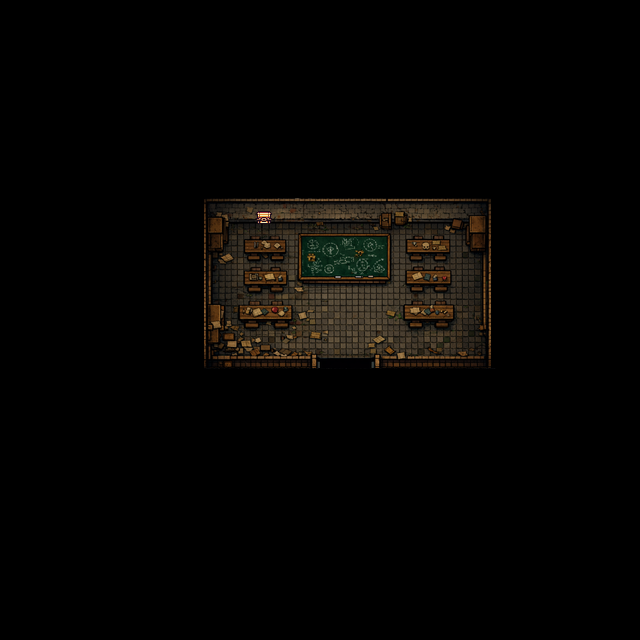

Rendered tile map (Tiled .tmx) drawn with the repository's tilesets; below, a short description and the map source with its tile grids summarised:
An orthogonal 40x40 tile map with 16x16 px tiles, 2 tile layers (Calque de Tuiles 1, Calque de Tuiles 2), 2 tilesets and 48 objects (45x collision, enemy_spawn, spawn_school_class, exit_school_class).

<map version="1.10" tiledversion="1.11.2" orientation="orthogonal" renderorder="right-down" width="40" height="40" tilewidth="16" tileheight="16" infinite="0" nextlayerid="5" nextobjectid="50">
 <tileset firstgid="1" source="School-class_.tsx" />
 <tileset firstgid="401" source="All_Chest_Sprites_Combined.tsx" />
 <layer id="1" name="Calque de Tuiles 1" width="40" height="40">
  <data>[1600 cells, 228 non-empty, 227 distinct tile ids]</data>
 </layer>
 <objectgroup id="4" name="enemy_spawn">
  <object id="48" type="enemy_spawn" x="455.914" y="334.691" width="10" height="10" />
 </objectgroup>
 <layer id="3" name="Calque de Tuiles 2" width="40" height="40">
  <data>[1600 cells, 1 non-empty, 1 distinct tile ids]</data>
 </layer>
 <objectgroup id="2" name="Calque d'Objets 1">
  <object id="1" type="collision" x="375.333" y="355" width="116.667" height="14.6667" />
  <object id="2" type="collision" x="486" y="200" width="6.33333" height="157.667" />
  <object id="3" type="collision" x="468" y="213.667" width="20.6667" height="36" />
  <object id="4" type="collision" x="203.333" y="198.333" width="283.333" height="24.3333" />
  <object id="5" type="collision" x="203.333" y="222.333" width="19" height="28" />
  <object id="6" type="collision" x="223" y="223.667" width="4.33333" height="21.3333" />
  <object id="7" type="collision" x="243.667" y="238.667" width="43.3333" height="14.6667" />
  <object id="8" type="collision" x="249.455" y="254.182" width="10.3636" height="5.63636" />
  <object id="9" type="collision" x="272.182" y="253.636" width="11.2727" height="5.63636" />
  <object id="10" type="collision" x="244.727" y="270.909" width="42.3636" height="14.3636" />
  <object id="11" type="collision" x="250" y="285.091" width="10.5455" height="6" />
  <object id="12" type="collision" x="271.636" y="284.727" width="11.4545" height="6" />
  <object id="13" type="collision" x="250.909" y="267.455" width="10.9091" height="3.27273" />
  <object id="14" type="collision" x="270" y="266.545" width="10.3636" height="5.45455" />
  <object id="15" type="collision" x="249.818" y="300.727" width="10.7273" height="4.54545" />
  <object id="16" type="collision" x="238.364" y="305.091" width="53.8182" height="15.0909" />
  <object id="17" type="collision" x="271.636" y="301.091" width="10.9091" height="4.36364" />
  <object id="18" type="collision" x="246" y="320.364" width="13.2727" height="6.54545" />
  <object id="19" type="collision" x="275.818" y="319.818" width="12.1818" height="8.90909" />
  <object id="20" type="collision" x="202.667" y="250.333" width="8.66667" height="118.667" />
  <object id="21" type="collision" x="202" y="356.667" width="114" height="13.3333" />
  <object id="22" type="collision" x="201.667" y="303.667" width="23" height="23.3333" />
  <object id="23" type="collision" x="202" y="326.333" width="17" height="17" />
  <object id="24" type="collision" x="297.667" y="233.333" width="93.3333" height="48.3333" />
  <object id="25" type="collision" x="379.818" y="222.727" width="11.8182" height="5.63636" />
  <object id="26" type="collision" x="452" y="222.364" width="16" height="6" />
  <object id="27" type="collision" x="465.455" y="228.364" width="3.27273" height="16" />
  <object id="28" type="collision" x="406" y="239.273" width="44" height="13.6364" />
  <object id="29" type="collision" x="410" y="253.273" width="12" height="7.27273" />
  <object id="30" type="collision" x="436.182" y="252.545" width="9.09091" height="8" />
  <object id="31" type="collision" x="433.455" y="256.182" width="4.90909" height="3.45455" />
  <object id="32" type="collision" x="414" y="235.636" width="9.09091" height="4.36364" />
  <object id="33" type="collision" x="433.818" y="235.091" width="10" height="4.18182" />
  <object id="34" type="collision" x="406.364" y="270.182" width="45.4545" height="14.3636" />
  <object id="35" type="collision" x="413.091" y="266" width="9.63636" height="4.54545" />
  <object id="36" type="collision" x="434" y="266" width="11.6364" height="3.27273" />
  <object id="37" type="collision" x="411.455" y="285.455" width="12.5455" height="7.09091" />
  <object id="38" type="collision" x="434.182" y="284.909" width="13.2727" height="6.72727" />
  <object id="39" type="collision" x="403.636" y="303.818" width="51.2727" height="16.9091" />
  <object id="40" type="collision" x="409.273" y="320.182" width="13.8182" height="7.81818" />
  <object id="41" type="collision" x="434.545" y="320" width="14.7273" height="7.45455" />
  <object id="42" type="collision" x="412.182" y="301.091" width="9.81818" height="5.27273" />
  <object id="43" type="collision" x="435.455" y="301.455" width="10" height="2.72727" />
  <object id="45" name="spawn_school_class" x="346.5" y="333">
   <point />
  </object>
  <object id="46" name="exit_school_class" x="316.25" y="360.25" width="59.25" height="12.5" />
  <object id="47" name="chest_class" type="collision" x="256.182" y="211.455" width="15.8182" height="11.8182" />
  <object id="49" type="collision" x="312.875" y="367" width="72.125" height="16.625" />
 </objectgroup>
</map>
